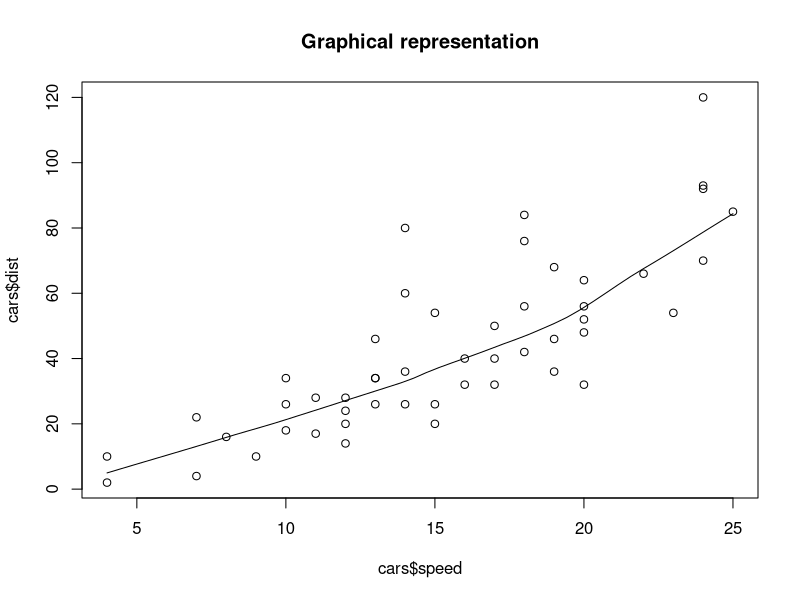
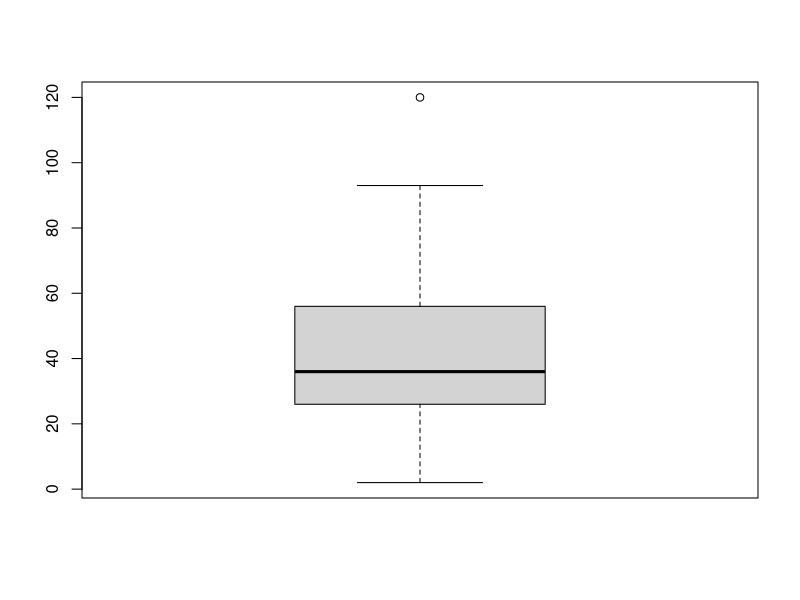
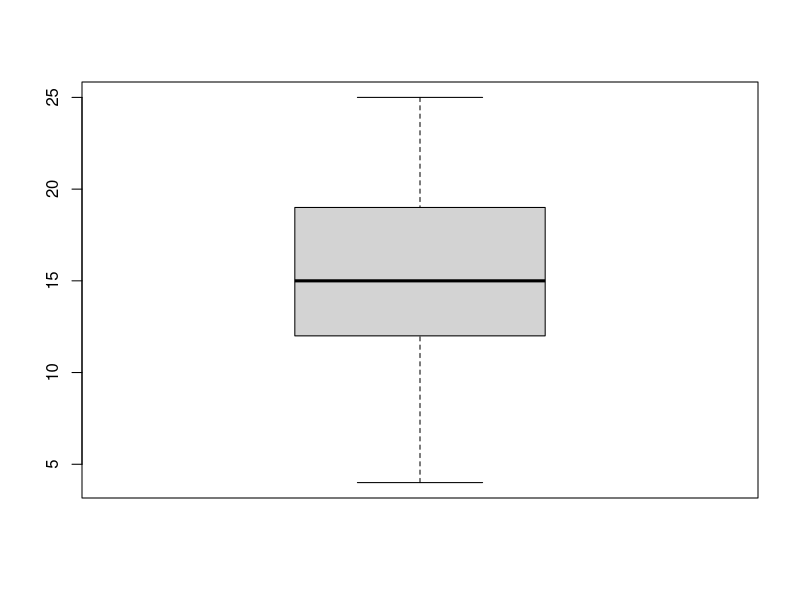
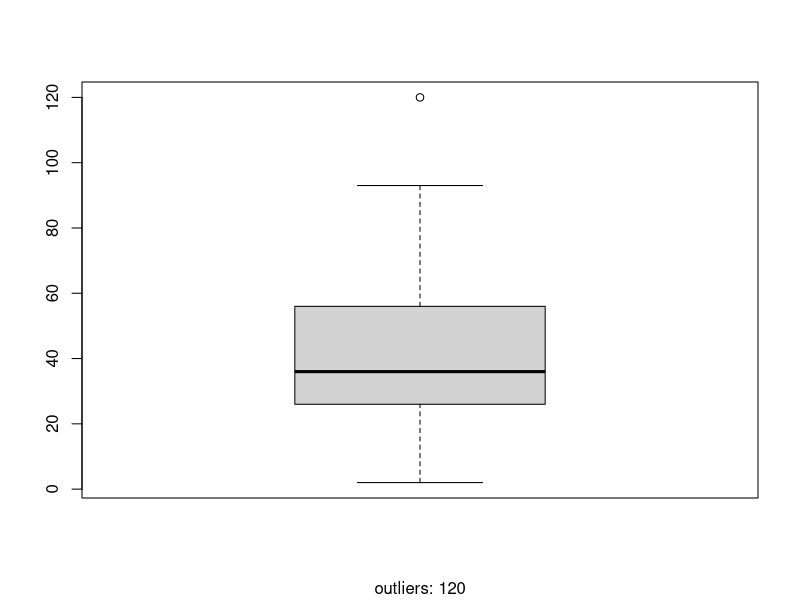
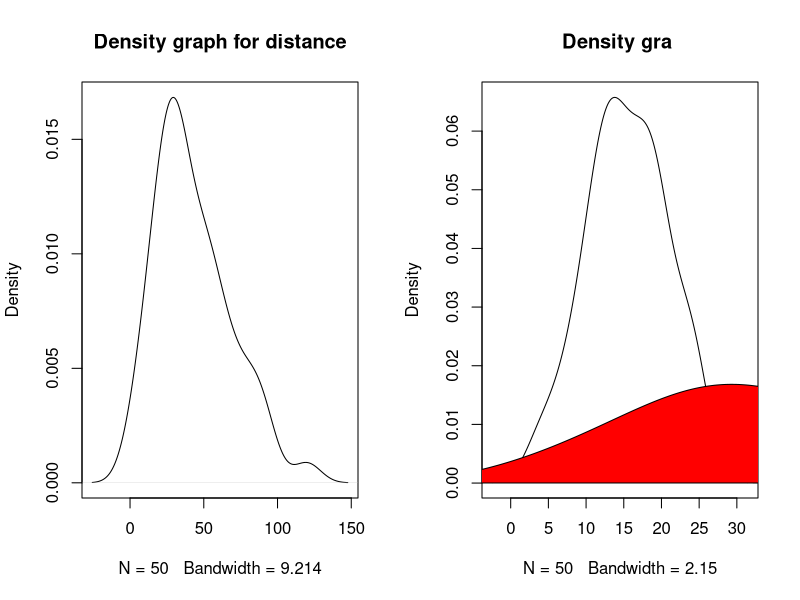
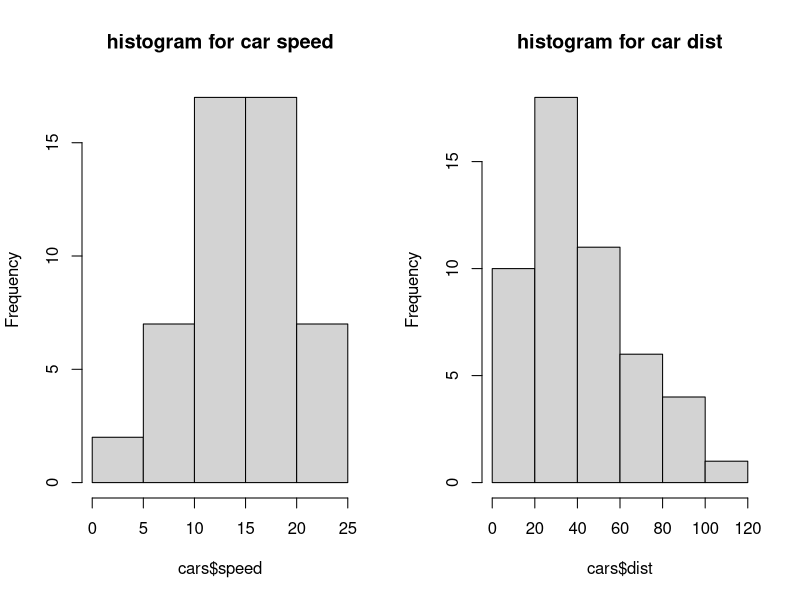

The R script that drew these images, in order: (Note: this script raises an error after producing the figures.)
cars
p=head(cars)
print(p)
scatter.smooth(x=cars$speed,y=cars$dist,main="Graphical representation",lty=100)
               
boxplot(cars$dist)
boxplot(cars$speed)
boxplot(cars$dist,sub=paste("outliers:",boxplot.stats(cars$dist)$out))
par(mfrow=c(1:2))
#plotiing a density graph
plot(density(cars$dist),main="Density graph for distance")
plot(density(cars$speed),main = "Density gra ")
polygon(density(cars$dist),col="red")
cor(x=cars$speed,y=cars$dist)
hist(x=cars$speed,main = "histogram for car speed")
hist(x=cars$dist,main="histogram for car dist")
lm(dist ~ speed, data=cars)  # build linear regression model on full data

#http://r-statistics.co/Linear-Regression.html
dist = 3.932(speed) - 17.579

#survival analysis
# log into data.gov.uk
#published dataset
#construct a logistic linear reg.. model for 2 -3 variable
#build a 3d piechart,slice with percentages and draw the inferences from the piechart
